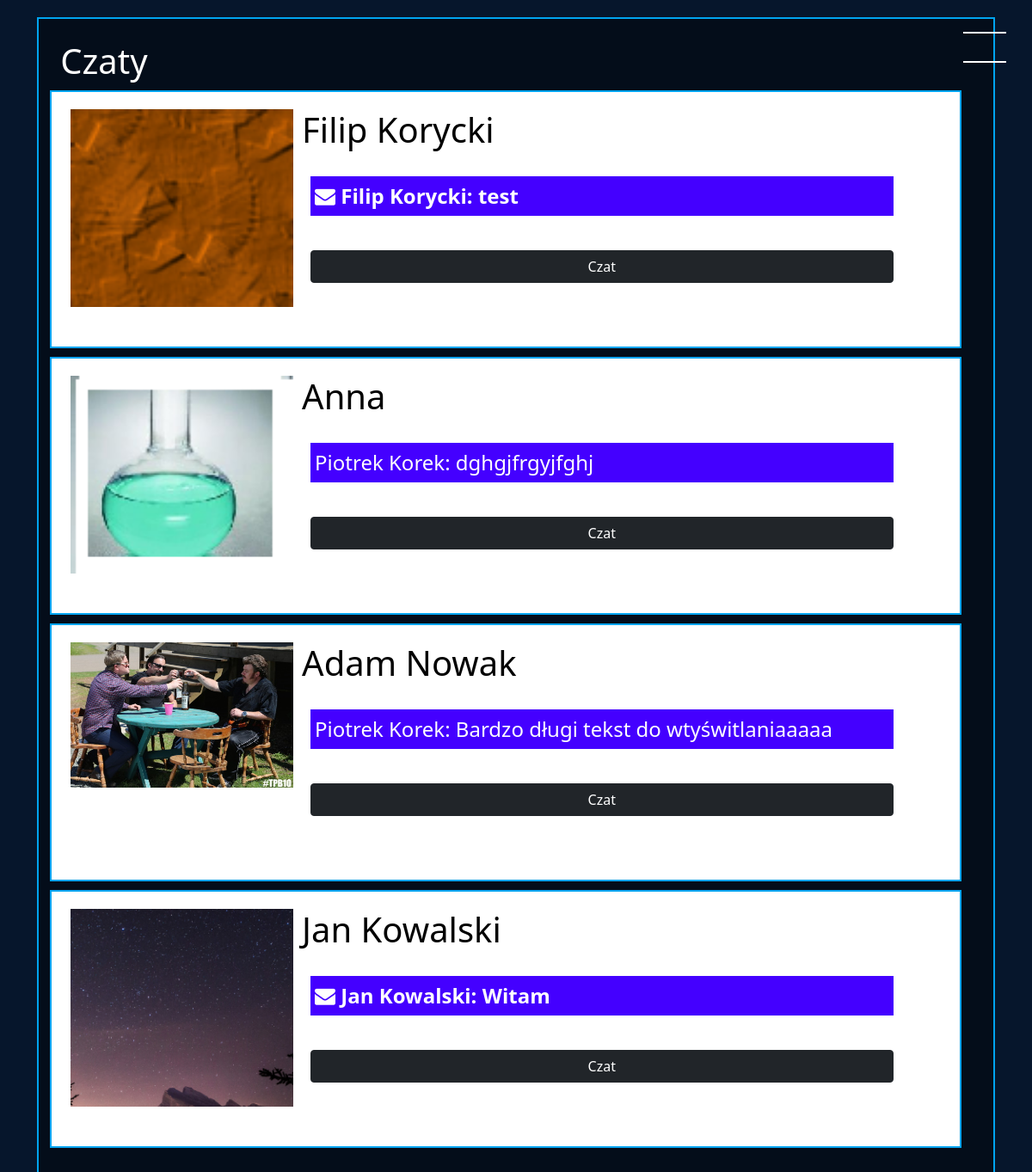
The page /all_chats (signed in) on the database its author committed.
### blog/models.py (models this page shows, shortened)
class Profile(models.Model):
    user = models.OneToOneField(User, null=True, on_delete=models.CASCADE)
    birth_date = models.DateField(blank=True,null=True)
    description = models.TextField(blank=True,null=True)
    first_name = models.CharField(blank=True, null=True, max_length=40)
    last_name = models.CharField(blank=True, null=True, max_length=40)
    country = models.CharField(blank=True, null=True, max_length=40)
    city = models.CharField(blank=True, null=True, max_length=40)
    height = models.DecimalField(blank=True,null=True, decimal_places=0, max_digits=120)
    weight = models.DecimalField(blank=True,null=True, decimal_places=0, max_digits=120)
    gender = models.CharField(blank=True,null=True, max_length=222)
    friends = models.ManyToManyField('self', blank=True)
    images = models.ManyToManyField("ProfileImage", related_name='+',blank=True)
    chats = models.ManyToManyField("ChatBox", related_name='+',blank=True)
    posts = models.ManyToManyField("Post", related_name='+',blank=True)
    def get_name(self):
        if self.first_name and self.last_name:
            return str(str(self.first_name)+" "+str(self.last_name)) #+" ("+str(self.user.username)+")"
        elif self.first_name:
            return self.first_name
        else:
            return self.user.username

class ChatBox(models.Model):
    date = models.DateField(auto_now_add=True)
    messages = models.ManyToManyField("ChatMessage", related_name='+', blank=True)
    users = models.ManyToManyField("Profile", related_name='+',blank=True)
    last_message_date = models.DateTimeField(blank=True, null=True)
    def get_last_message(self):
        try:
            last_message = self.messages.all().latest("date")
        except:
            last_message = "Brak"
        return last_message

class ChatMessage(models.Model):
    content = models.CharField(max_length=300)
    owner = models.ForeignKey(Profile, related_name='+', null=True,on_delete=models.CASCADE)
    date = models.DateTimeField(auto_now_add=True)
    chat = models.ManyToManyField("ChatBox", related_name='+')
    displayed = models.BooleanField(default=False)
    def __str__(self):
        return str(self.owner.get_name())+ ": " +str(self.content)

### blog/views.py (the view)
# urls.py: path('all_chats', views.AllProfileChats.as_view(), name='all_chats'),
class AllProfileChats(View):
    def get(self, request):
        context={}
        current_user = request.user.profile
        if not current_user == request.user.profile:
            return redirect('auth_error')
        context["chats"] =  current_user.chats.all().order_by("-last_message_date")
        return render(request,"blog/all_chats.html", context)

### blog/templates/blog/all_chats.html (shortened to what this page needs)
{% extends "blog/base.html"%}
{%load static%}
{%block content%}
<div class="container background_v1" style="min-height:1700px;">
<h1>Czaty</h1>
    {%for chat in chats%}
        <div class="all_chats_chat row">
            {%for chat_user in chat.users.all%}
                {%if not chat_user == user.profile%}
                    {%for image in chat_user.images.all%}
                        {%if forloop.last%}
                        <div style="position:relative;" class="all_chats_image_box col-md-4">
                            <div class="all_chats_fake_box"></div>
                        </div>
                        {%endif%}
                    {%empty%}
                    <div style="position:relative;" class="all_chats_image_box col-md-4">
                        <img src="{% static 'user.png' %}" class="all_chats_image" >
                        <div class="all_chats_fake_box"></div>
                    </div>
                    {%endfor%}
                    <div class="col-md-9">
                        <h1 class="all_chats_name"> {{chat_user.get_name}}</h1>
                            <div class='all_chats_lastmessage'>
                            {%if not chat.get_last_message.owner == user.profile and not chat.get_last_message.displayed%}
                            <div style="color:white;"><b><i class="fa fa-envelope" aria-hidden="true"></i> {{chat.get_last_message|truncatechars:70 }}</b>
                            </div>
                            {%else%}
                            {{chat.get_last_message|truncatechars:70 }}
                            {%endif%}
                            </div>
                        <a href="{% url 'chat' chat.id%}" style="width:90%; margin:20px;" class="btn btn-dark">Czat</a>
                    </div>
                {%endif%}
            {%endfor%}
        </div>
    {%endfor%}
</div>
{% endblock %}

### static/style.css (style rules this page uses)
* { box-sizing: border-box; margin:0; padding:0; }
:root { --ramka: rgb(0, 164, 240); --message-button: rgb(17, 0, 255); --background: black; --h: white; --body-text: white; --card-title: rgb(255, 255, 255); --card-body: rgb(68, 0, 255); --my-message: rgb(0, 34, 128); --other-message: rgb(0, 195, 255); --main-p-desc:rgba(2, 30, 121, 0.9); --bg-v1:rgba(0, 0, 0, 0.4); --btn-text: white; --btn-hover: crimson; --btn-border:black; --btn-bg: black; --profile:rgba(2, 30, 121, 0.9); --all-chats-chat:white; --last-message: rgb(68, 0, 255); --profile-posts-box:rgba(0, 0, 0, 0.4); }
body { background-repeat: no-repeat; background-size: cover; background: var(--background); color: var(--body-text); }
h1,h2,h3,h4,h5 { color:var(--h); }
.background_v1 { border: solid 2px var(--ramka); padding: 25px; background-color: var(--bg-v1); min-height: 800px; width: 96%; }
.btn { width:100%; }
.all_chats_chat { border:solid 2px var(--ramka); background-color: var(--all-chats-chat); width:100%; min-height: 300px; padding:10px; margin-top:10px; }
.all_chats_image_box { margin-top: 10px; width:25%; background-color: var(--all-chats-chat); }
.all_chats_fake_box { height: 230px; }
.all_chats_name { color:black; padding:10px }
.all_chats_lastmessage { width:90%; background-color: var(--last-message); word-break: break-all; margin:20px; padding:5px; font-size: 24px; }

### rows shown on the page
ChatBox: get_last_message "Filip Korycki: test"
Profile: get_name "Filip Korycki"
ChatBox: get_last_message "Piotrek Korek: dghgjfrgyjfghj"
Profile: get_name "Anna"
ChatBox: get_last_message "Piotrek Korek: Bardzo długi tekst do wtyświtlaniaaaaa"
Profile: get_name "Adam Nowak"
ChatBox: get_last_message "Jan Kowalski: Witam"
Profile: get_name "Jan Kowalski"
